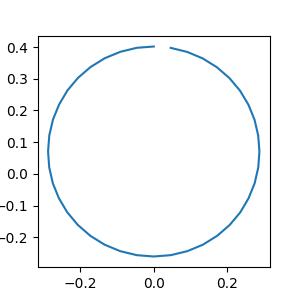

Source code (Python):
import numpy as np
import matplotlib.pyplot as plt

true_out = np.loadtxt("pred_in.dat")
# true_in = np.loadtxt("")

# pred_out = np.loadtxt("")
# pred_in = np.loadtxt("")

fig = plt.figure(constrained_layout=False, figsize=(3, 3))
gs = fig.add_gridspec(1, 1)

ax = fig.add_subplot(gs[0])
h = ax.plot(true_out[:, 0], true_out[:, 1])

fig.savefig('outline.png')
plt.close()
